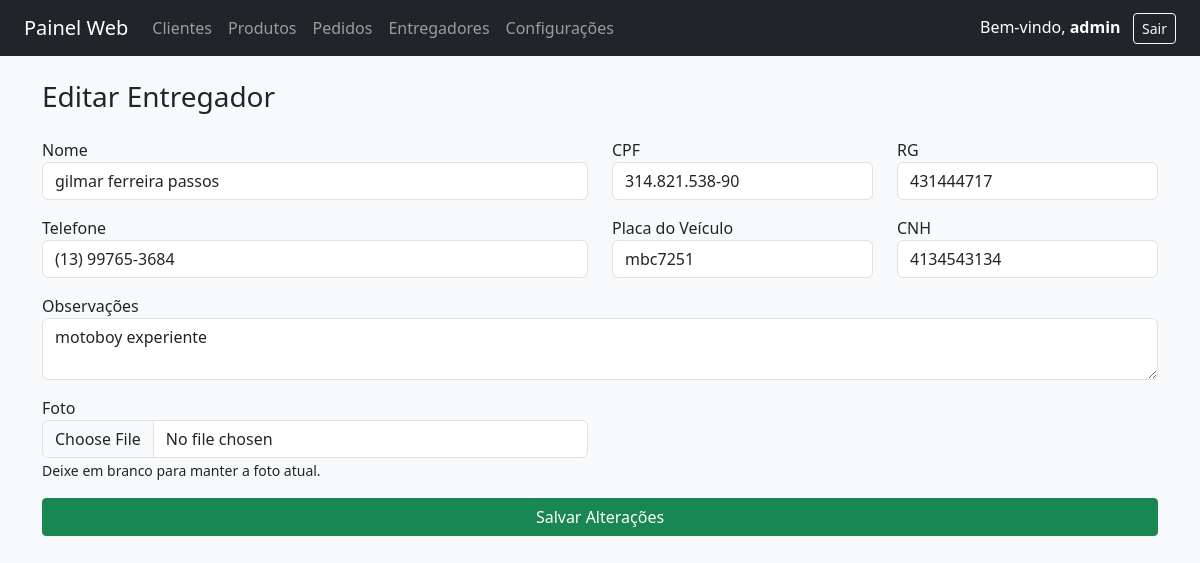
The page /editar_entregador/1 (signed in) on the database its author committed.
### tables this page shows
CREATE TABLE entregadores (
            id INTEGER PRIMARY KEY AUTOINCREMENT,
            nome TEXT NOT NULL,
            cpf TEXT NOT NULL,
            rg TEXT,
            telefone TEXT,
            placa TEXT,
            cnh TEXT,
            obs TEXT,
            foto TEXT
        , data_cadastro TEXT DEFAULT (strftime('%Y-%m-%d %H:%M:%S', 'now')));

### routes/entregadores.py (the view, shortened to what this page needs)
@bp_entregadores.route('/editar_entregador/<int:id>', methods=['GET', 'POST'])
def editar_entregador(id):
    if "usuario" not in session:
        return redirect("/login")
    con = get_conexao()
    cur = con.cursor()
    cur.execute("SELECT * FROM entregadores WHERE id = ?", (id,))
    entregador = cur.fetchone()  # Retorna um objeto Row
    if not entregador:
        flash("Entregador não encontrado.", "danger")
        return redirect(url_for('entregadores.listar_entregadores'))
    con.close()
    return render_template('entregadores/editar_entregador.html', entregador=entregador)
    con.close()
    return render_template('entregadores/editar_entregador.html', entregador=entregador)

### routes/entregadores.py (called while the page is built)
def get_conexao():
    conn = sqlite3.connect(DB)
    conn.row_factory = sqlite3.Row  # Permite acessar as colunas como atributos (e.g., row.id)
    return conn

### templates/entregadores/editar_entregador.html (shortened to what this page needs)
{% extends "base.html" %}
{% block conteudo %}
<h3 class="mb-4">Editar Entregador</h3>
<form method="POST" enctype="multipart/form-data">
    <div class="row">
        <div class="col-md-6 mb-3">
            <label>Nome</label>
            <input type="text" name="nome" class="form-control" value="{{ entregador['nome'] }}" required>
        </div>
        <div class="col-md-3 mb-3">
            <label>CPF</label>
            <input type="text" name="cpf" class="form-control" value="{{ entregador['cpf'] }}" maxlength="14" required>
        </div>
        <div class="col-md-3 mb-3">
            <label>RG</label>
            <input type="text" name="rg" class="form-control" value="{{ entregador['rg'] }}">
        </div>
        <div class="col-md-6 mb-3">
            <label>Telefone</label>
            <input type="text" name="telefone" class="form-control" value="{{ entregador['telefone'] }}" maxlength="15">
        </div>
        <div class="col-md-3 mb-3">
            <label>Placa do Veículo</label>
            <input type="text" name="placa" class="form-control" value="{{ entregador['placa'] }}" maxlength="8">
        </div>
        <div class="col-md-3 mb-3">
            <label>CNH</label>
            <input type="text" name="cnh" class="form-control" value="{{ entregador['cnh'] }}">
        </div>
        <div class="col-md-12 mb-3">
            <label>Observações</label>
            <textarea name="obs" class="form-control">{{ entregador['obs'] }}</textarea>
        </div>
        <div class="col-md-6 mb-3">
            <label>Foto</label>
            <input type="file" name="foto" class="form-control">
            <small>Deixe em branco para manter a foto atual.</small>
        </div>
    </div>
    <button type="submit" class="btn btn-success w-100">Salvar Alterações</button>
</form>
{% endblock %}

### static/style.css (style rules this page uses)
body { font-family: 'Segoe UI', sans-serif; }
.btn { border-radius: 4px; }

### rows shown on the page
entregadores: nome "gilmar ferreira passos", cpf "314.821.538-90", rg "431444717", telefone "(13) 99765-3684", placa "mbc7251", cnh "4134543134", obs "motoboy experiente"

### other values the page prints
{{ session.get('usuario_nome', 'Usuário') }} "admin"
